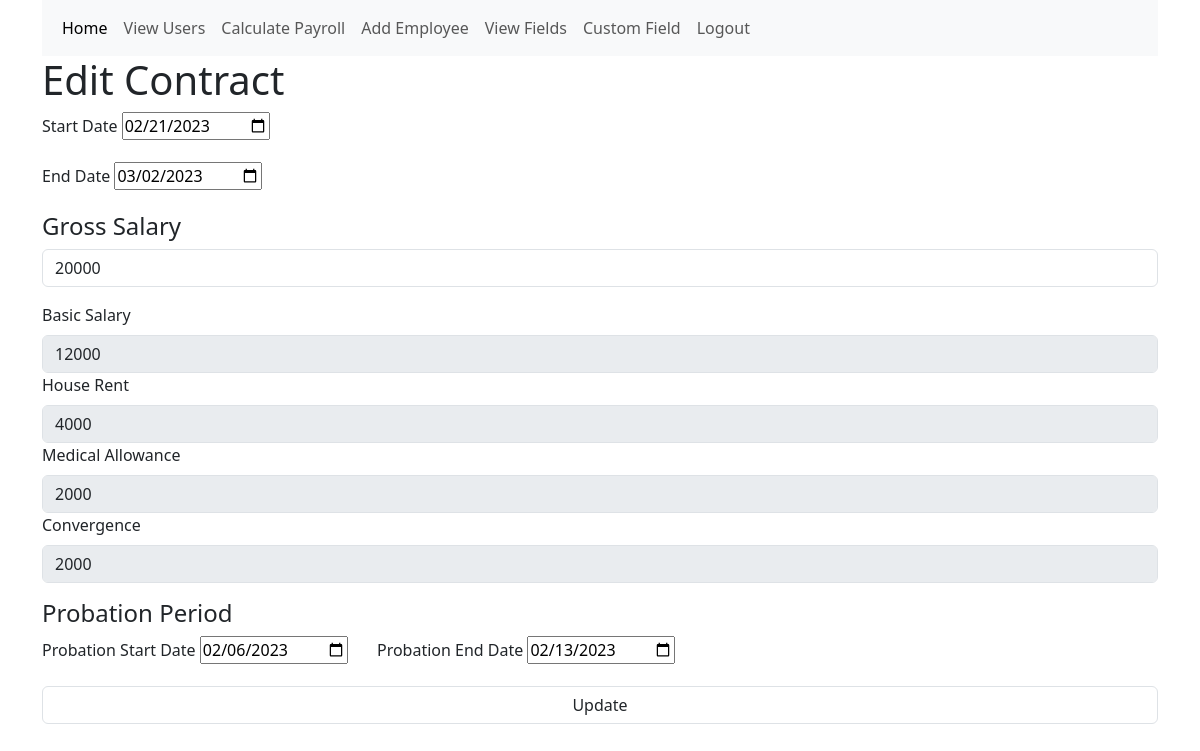
The page /admin/edit_contract.php?user_id=17 (signed in) on the database its author committed.
### tables this page shows
CREATE TABLE `contract` (
  `id` int(200) NOT NULL,
  `emp_id` int(200) NOT NULL,
  `start_date` date NOT NULL,
  `end_date` date NOT NULL,
  `gross_salary` int(200) NOT NULL,
  `basic` int(200) DEFAULT NULL,
  `house_rent` int(200) DEFAULT NULL,
  `convergence` int(200) DEFAULT NULL,
  `medical` int(200) DEFAULT NULL,
  `probation_start_date` date NOT NULL,
  `probation_end_date` date NOT NULL,
  `working_days` int(200) DEFAULT NULL,
  `total_leave` int(200) NOT NULL,
  `deduction` int(200) DEFAULT NULL,
  `net_salary` int(200) DEFAULT NULL
);

### admin/edit_contract.php (the view, shortened to what this page needs)
<?php
include 'check_login.php';
$user_id = $_GET['user_id'];
$record = mysqli_query($link, "SELECT * FROM contract where emp_id = '$user_id'");
$sdate_text = $edate_text = $psdate_text = $pedate_text = $gs_text = "";
$basic_text = $house_text = $convergence_text = $medical_text = "";
while($item = mysqli_fetch_array($record)){
    $sdate_text = $item['start_date'];
	  $edate_text = $item['end_date'];
    $psdate_text = $item['probation_start_date'];
    $pedate_text = $item['probation_end_date'];
    $gs_text = $item['gross_salary'];
    $basic_text = $item['basic'];
    $house_text = $item['house_rent'];
    $convergence_text = $item['convergence'];
    $medical_text = $item['medical'];
}
?>
<!DOCTYPE html>
<html lang="en">
<head>
    <link rel="stylesheet" href="https://cdn.jsdelivr.net/npm/bootstrap@5.3.0-alpha1/dist/css/bootstrap.min.css">
</head>
<body>
<div class="container">
<nav class="navbar navbar-expand-lg bg-body-tertiary">
      <div class="container-fluid">
        <div class="collapse navbar-collapse" id="navbarNavAltMarkup">
          <div class="navbar-nav">
            <a class="nav-link active" aria-current="page" href="profile.php">Home</a>
            <a class="nav-link" href="viewUsers.php">View Users</a>
            <a class="nav-link" href="import_files3.php">Calculate Payroll</a>
            <a class="nav-link" href="add_employee.php">Add Employee</a>
            <a class="nav-link" href="viewFields.php">View Fields</a>
            <a class="nav-link" href="additional_fields.php">Custom Field</a>
            <a class="nav-link" href="logout.php">Logout</a>
          </div>
        </div>
      </div>
</nav>
<div>
    <h1>Edit Contract</h1>
</div>
<form method = "post" enctype="multipart/form-data">
<div class="mb-3">
  <label for="" class="form-label">Start Date</label>
    <input type="date" name="start_date" value = "<?php echo $sdate_text; ?>">
  </div>
  <div class="mb-3">
  <label for="" class="form-label">End Date</label>
    <input type="date" value = "<?php echo $edate_text; ?>" name="end_date">
  </div>
  <div class="mb-3">
    <h4>Gross Salary</h4>
    <input id = "gs" type="text" name = "salary" class="form-control" value = "<?php echo $gs_text; ?>">
  </div>
  <div class="mb-3">
    <label for="" class="form-label">Basic Salary</label>
    <input id = "basic" type="text" value="<?php echo $basic_text; ?>" placeholder = "" class="form-control" disabled>
    <label for="" class="form-label">House Rent</label>
    <input id = "house_rent" type="text" value="<?php echo $house_text; ?>" placeholder = "" class="form-control" disabled>
    <label for="" class="form-label">Medical Allowance</label>
    <input id = "medical" type="text" value="<?php echo $medical_text; ?>" placeholder = "" class="form-control" disabled>
    <label for="" class="form-label">Convergence</label>
    <input id = "convergence" type="text" value="<?php echo $convergence_text ?>" placeholder = "" class="form-control" disabled>
  </div>
<div class="mb-3">
    <h4>Probation Period</h4>
    <label for="" class="form-label">Probation Start Date</label>
    <input type="date" value = "<?php echo $psdate_text?>" name="prob_start_date">
    <label for="" class="form-label">Probation End Date</label>
    <input type="date" value = "<?php echo $pedate_text; ?>" name="prob_end_date">
</div>
  <input type="submit" name="submit" class="form-control btn-success" value="Update">
</form>
    </div>
</body>
</html>

### rows shown on the page
contract: start_date "02/21/2023", end_date "03/02/2023", salary "20000", basic "12000", house_rent "4000", medical "2000", convergence "2000", prob_start_date "02/06/2023", prob_end_date "02/13/2023"
